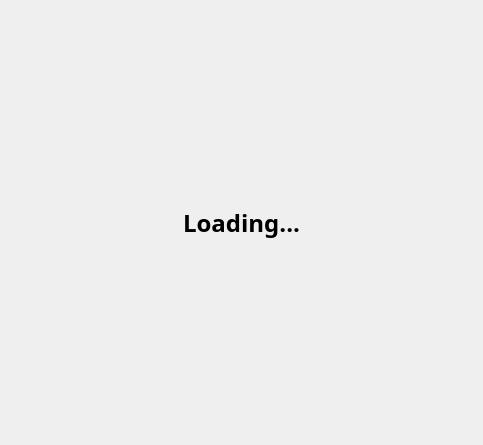
<?xml version="1.0" encoding="UTF-8"?>
<ui version="4.0">
 <class>AppsListWidget</class>
 <widget class="QWidget" name="AppsListWidget">
  <property name="geometry">
   <rect>
    <x>0</x>
    <y>0</y>
    <width>483</width>
    <height>445</height>
   </rect>
  </property>
  <property name="windowTitle">
   <string>Form</string>
  </property>
  <layout class="QVBoxLayout" name="verticalLayout">
   <property name="spacing">
    <number>0</number>
   </property>
   <property name="leftMargin">
    <number>0</number>
   </property>
   <property name="topMargin">
    <number>0</number>
   </property>
   <property name="rightMargin">
    <number>0</number>
   </property>
   <property name="bottomMargin">
    <number>0</number>
   </property>
   <item>
    <widget class="QScrollArea" name="scrollArea">
     <property name="frameShape">
      <enum>QFrame::NoFrame</enum>
     </property>
     <property name="horizontalScrollBarPolicy">
      <enum>Qt::ScrollBarAlwaysOff</enum>
     </property>
     <property name="widgetResizable">
      <bool>true</bool>
     </property>
     <widget class="QWidget" name="scrollAreaWidgetContents">
      <property name="geometry">
       <rect>
        <x>0</x>
        <y>0</y>
        <width>483</width>
        <height>445</height>
       </rect>
      </property>
      <layout class="QVBoxLayout" name="verticalLayout_2">
       <property name="spacing">
        <number>0</number>
       </property>
       <property name="leftMargin">
        <number>0</number>
       </property>
       <property name="topMargin">
        <number>0</number>
       </property>
       <property name="rightMargin">
        <number>0</number>
       </property>
       <property name="bottomMargin">
        <number>0</number>
       </property>
       <item>
        <spacer name="verticalSpacer_2">
         <property name="orientation">
          <enum>Qt::Vertical</enum>
         </property>
         <property name="sizeHint" stdset="0">
          <size>
           <width>20</width>
           <height>40</height>
          </size>
         </property>
        </spacer>
       </item>
       <item>
        <widget class="QLabel" name="loadingLabel">
         <property name="font">
          <font>
           <family>Ubuntu Condensed</family>
           <pointsize>18</pointsize>
           <weight>75</weight>
           <bold>true</bold>
          </font>
         </property>
         <property name="text">
          <string>Loading...</string>
         </property>
         <property name="alignment">
          <set>Qt::AlignCenter</set>
         </property>
        </widget>
       </item>
       <item>
        <spacer name="verticalSpacer">
         <property name="orientation">
          <enum>Qt::Vertical</enum>
         </property>
         <property name="sizeHint" stdset="0">
          <size>
           <width>20</width>
           <height>40</height>
          </size>
         </property>
        </spacer>
       </item>
       <item>
        <layout class="QGridLayout" name="gridLayout">
         <property name="spacing">
          <number>13</number>
         </property>
        </layout>
       </item>
      </layout>
     </widget>
    </widget>
   </item>
  </layout>
 </widget>
 <resources/>
 <connections/>
</ui>
